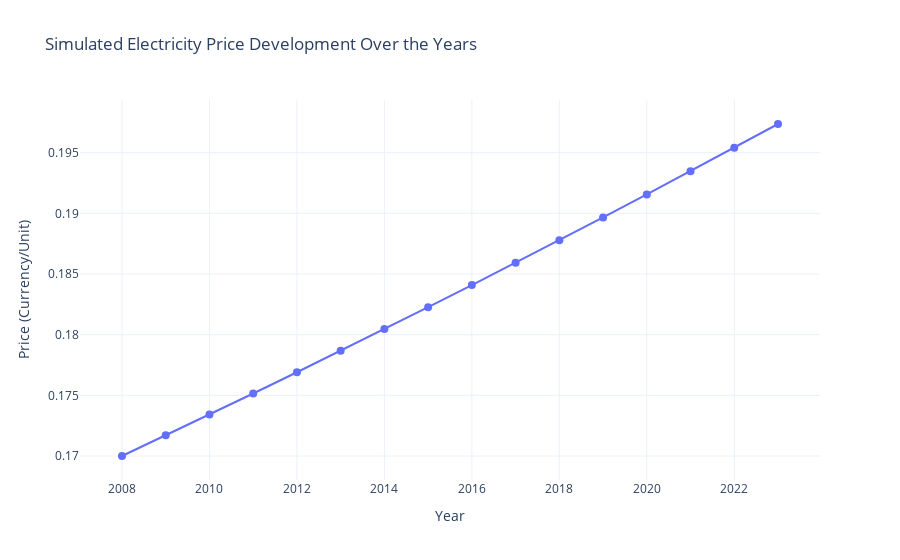

Here is the notebook cell this chart was saved with:
### Code cell
import plotly.graph_objects as go
import numpy as np

# Parameters
initial_price = 0.17  # Starting price in the first year
current_price = 0.32  # Todays prive
years = np.arange(2008, 2024)  # Years from 2010 to 2023
annual_growth_rate = (current_price - initial_price)/(years[-1] - years[0])  # 3% annual increase
print(annual_growth_rate)


# Calculate price for each year based on the growth rate
prices = [initial_price * (1 + annual_growth_rate) ** (year - years[0]) for year in years]

# Create the plot
fig = go.Figure()

# Add trace for the electricity price development
fig.add_trace(go.Scatter(
    x=years, y=prices,
    mode='lines+markers',
    name='Electricity Price (Simulated)',
    line=dict(width=2),
    marker=dict(size=8)
))

# Update layout for customization
fig.update_layout(
    title="Simulated Electricity Price Development Over the Years",
    xaxis_title="Year",
    yaxis_title="Price (Currency/Unit)",
    template="plotly_white",
    hovermode="x unified"
)

# Show the plot
fig.show()

### Figure 1 — Plotly figure (JSON) as saved in the notebook; plotly's stock layout.template omitted (floating-point values rounded to 4 significant figures)
{"data": [{"line": {"width": 2}, "marker": {"size": 8}, "mode": "lines+markers", "name": "Electricity Price (Simulated)", "type": "scatter", "x": [2008, 2009, 2010, 2011, 2012, 2013, 2014, 2015, 2016, 2017, 2018, 2019, 2020, 2021, 2022, 2023], "y": [0.17, 0.1717, 0.1734, 0.1752, 0.1769, 0.1787, 0.1805, 0.1823, 0.1841, 0.1859, 0.1878, 0.1897, 0.1916, 0.1935, 0.1954, 0.1974]}], "layout": {"hovermode": "x unified", "title": {"text": "Simulated Electricity Price Development Over the Years"}, "xaxis": {"title": {"text": "Year"}}, "yaxis": {"title": {"text": "Price (Currency/Unit)"}}}}
